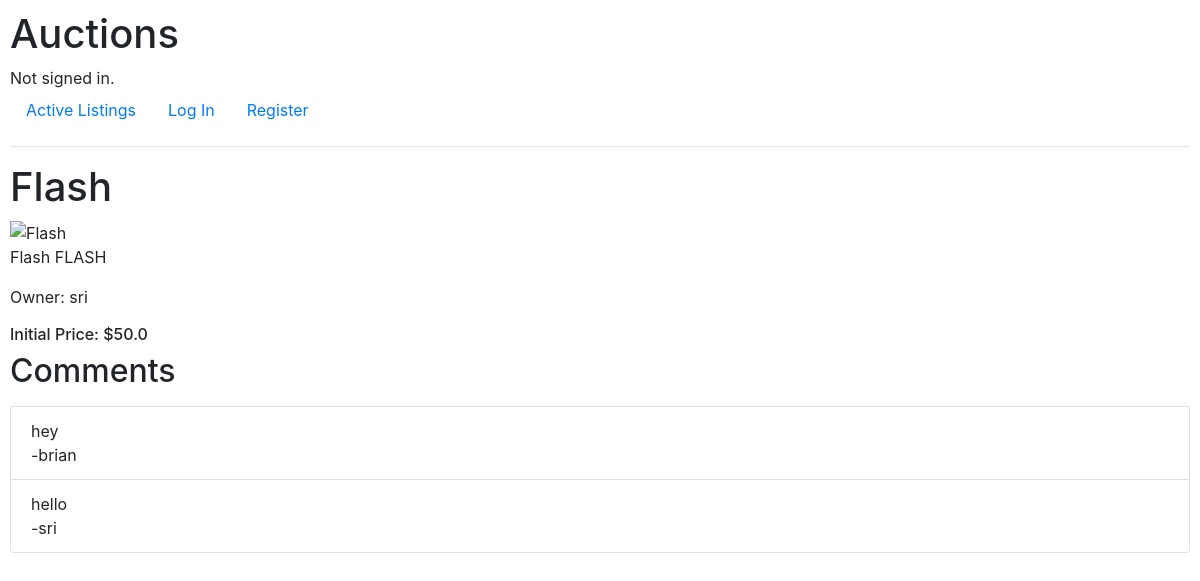
/listing/3, run on the app's committed database.
### auctions/models.py (models this page shows, shortened)
class Listing(models.Model):
    title = models.CharField(max_length=100)
    description = models.CharField(max_length=500)
    imageUrl = models.CharField(max_length=1000)
    price = models.ForeignKey(Bid, on_delete=models.CASCADE, blank=True, null = True, related_name="bidPrice")
    isActive = models.BooleanField(default=True)
    owner = models.ForeignKey(User, on_delete=models.CASCADE, blank=True, null = True, related_name="user")
    category = models.ForeignKey(Categories, on_delete=models.CASCADE, blank=True, null= True, related_name="category")
    watchlist = models.ManyToManyField(User, blank = True, null = True, related_name="listingwatchlist")

class User(AbstractUser):
    pass

class Bid(models.Model):
    bid = models.FloatField(default=0)
    user = models.ForeignKey(User, on_delete=models.CASCADE, blank=True, null = True, related_name="userBid")
    def __str__(self):
        return f"{self.bid}"

class Comment(models.Model):
    author = models.ForeignKey(User, on_delete=models.CASCADE, blank=True, null = True, related_name="userComment")
    listing = models.ForeignKey(Listing, on_delete=models.CASCADE, blank=True, null = True, related_name="listingComment")
    message = models.CharField(max_length=200)

### auctions/views.py (the view)
# urls.py: path("listing/<int:id>", views.listing, name="listing"),
def listing(request, id):
    listingObj = Listing.objects.get(pk = id)
    isListingInWatchlist = request.user in listingObj.watchlist.all()
    allComments = Comment.objects.filter(listing=listingObj)
    isOwner = request.user.username == listingObj.owner.username
    return render(request, "auctions/listing.html",{
        "listing" : listingObj,
        "isListingInWatchlist" :isListingInWatchlist,
        "allComments" : allComments,
        "leastBid": float(listingObj.price.bid) + 0.05,
        "isOwner" : isOwner
    })

### auctions/templates/auctions/listing.html (shortened to what this page needs)
{% extends 'auctions/layout.html' %}
{% block body %}
    <h1>{{listing.title}}</h1>
    <img src="{{ listing.imageURL }}" alt="{{ listing.title }}" height= "400px">
    <p>{{listing.description}}</p>
    <p>Owner: {{listing.owner}}</p>
    <h6>Initial Price: ${{listing.price}}</h6>
    <div class="form-group">
        <h2>Comments</h2>
    </div>
    <ul class="list-group">
    {% for comment in allComments  %}
        <li class="list-group-item">{{comment.message}}
            <br/>
            -{{comment.author}}
        </li>
    {% endfor %}
    </ul>
{% endblock %}

### auctions/static/auctions/styles.css (style rules this page uses)
body { padding: 10px; }

### data on the page
Listing: title "Flash", description "Flash FLASH", owner "sri", price "50.0"
Comment: message "hey", author "brian"
Comment: message "hello", author "sri"
